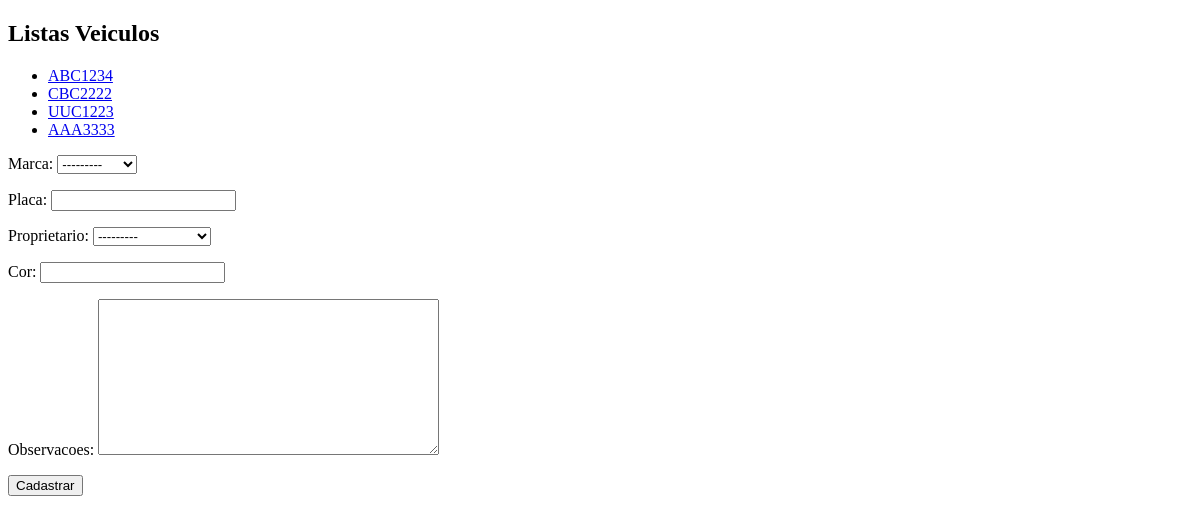
/core/veiculos/, run on an earlier commit of the app's database.
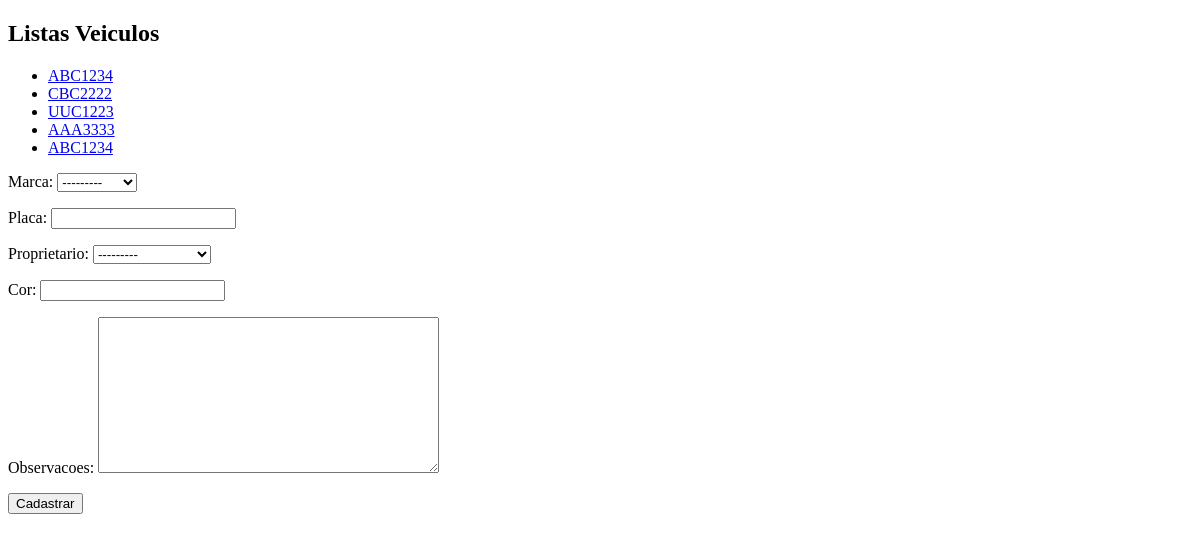
And on a later commit of the database.
### core/models.py (models this page shows, shortened)
class Veiculo(models.Model):
    marca = models.ForeignKey(Marca, on_delete=models.PROTECT)
    placa = models.CharField(max_length=7)
    proprietario = models.ForeignKey(Pessoa, on_delete=models.PROTECT)
    cor = models.CharField(max_length=10)
    observacoes = models.TextField()

### core/views.py (the view)
# urls.py: path('veiculos/', lista_veiculos, name='core_lista_veiculos'),
def lista_veiculos(request):
    veiculo = Veiculo.objects.all()
    form = VeiculoForm()  # Recebendo o valor do Form na var
    data = {'veiculos': veiculo, 'form': form}
    return render(request, 'core/listas_veiculos.html', data)

### core/form.py
class VeiculoForm(ModelForm):
    class Meta:
        model = Veiculo  # Puxando o nome do modelo do banco
        fields = '__all__'  # Selecionando todos os campos do modelo Veiculo

### core/models.py (called while the page is built)
    def __str__(self):
        return self.nome

    def __str__(self):
        return self.nome

### core/templates/core/listas_veiculos.html (shortened to what this page needs)
<!DOCTYPE html>
<html lang="en">
<head>
</head>
<body>
    <h2>Listas Veiculos</h2>
    <ul>
        {% for veiculo in veiculos%}
        <li>
            <a href="core_veiculo_update" veiculo.id>{{ veiculo.placa }} </a>
        </li>
        {% endfor %}
    </ul>
    <form action="{% url 'core_veiculo_novo' %}" method='POST'>
        {{form.as_p}}
        <button type='submit'>Cadastrar</button>
    </form>
</body>
</html>

What changed in the data, as far as the page shows it:
added Veiculo: placa "ABC1234"
